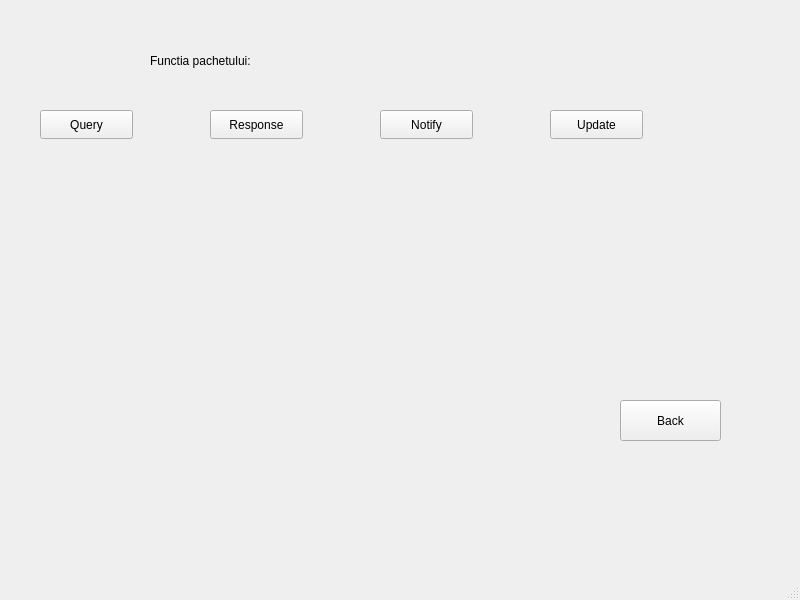
<?xml version="1.0" encoding="UTF-8"?>
<ui version="4.0">
 <class>DNSWindow</class>
 <widget class="QMainWindow" name="DNSWindow">
  <property name="geometry">
   <rect>
    <x>0</x>
    <y>0</y>
    <width>800</width>
    <height>600</height>
   </rect>
  </property>
  <property name="windowTitle">
   <string>MainWindow</string>
  </property>
  <widget class="QWidget" name="centralwidget">
   <widget class="QWidget" name="widget" native="true">
    <property name="geometry">
     <rect>
      <x>10</x>
      <y>0</y>
      <width>761</width>
      <height>551</height>
     </rect>
    </property>
    <widget class="QLabel" name="label">
     <property name="geometry">
      <rect>
       <x>140</x>
       <y>40</y>
       <width>161</width>
       <height>41</height>
      </rect>
     </property>
     <property name="text">
      <string>Functia pachetului:</string>
     </property>
    </widget>
    <widget class="QPushButton" name="pushButton">
     <property name="geometry">
      <rect>
       <x>30</x>
       <y>110</y>
       <width>93</width>
       <height>29</height>
      </rect>
     </property>
     <property name="text">
      <string>Query</string>
     </property>
    </widget>
    <widget class="QPushButton" name="pushButton_2">
     <property name="geometry">
      <rect>
       <x>200</x>
       <y>110</y>
       <width>93</width>
       <height>29</height>
      </rect>
     </property>
     <property name="text">
      <string>Response</string>
     </property>
    </widget>
    <widget class="QPushButton" name="pushButton_3">
     <property name="geometry">
      <rect>
       <x>370</x>
       <y>110</y>
       <width>93</width>
       <height>29</height>
      </rect>
     </property>
     <property name="text">
      <string>Notify</string>
     </property>
    </widget>
    <widget class="QPushButton" name="pushButton_4">
     <property name="geometry">
      <rect>
       <x>540</x>
       <y>110</y>
       <width>93</width>
       <height>29</height>
      </rect>
     </property>
     <property name="text">
      <string>Update</string>
     </property>
    </widget>
    <widget class="QPushButton" name="pushButton_5">
     <property name="geometry">
      <rect>
       <x>610</x>
       <y>400</y>
       <width>101</width>
       <height>41</height>
      </rect>
     </property>
     <property name="text">
      <string>Back</string>
     </property>
    </widget>
   </widget>
  </widget>
  <widget class="QMenuBar" name="menubar">
   <property name="geometry">
    <rect>
     <x>0</x>
     <y>0</y>
     <width>800</width>
     <height>26</height>
    </rect>
   </property>
  </widget>
  <widget class="QStatusBar" name="statusbar"/>
 </widget>
 <resources/>
 <connections/>
</ui>
